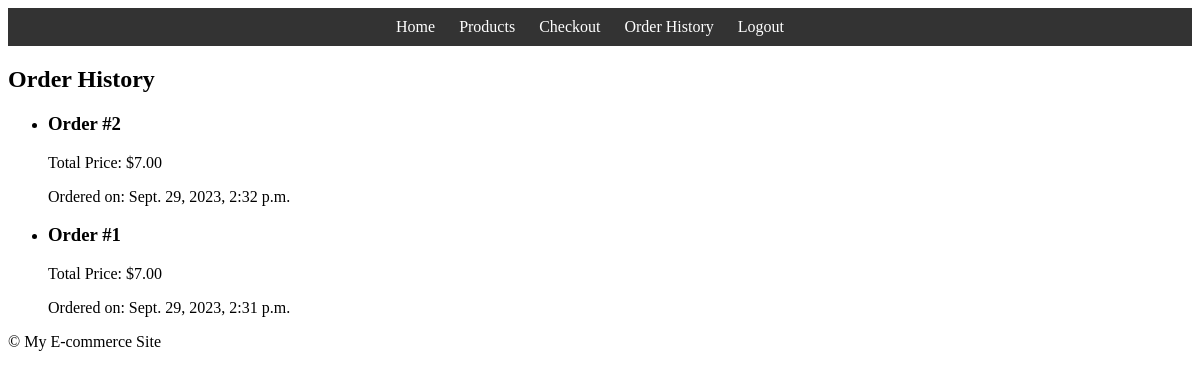
Screenshot of /order_history/ (signed in) with the database file from the repository.
### store/models.py (models this page shows, shortened)
class Order(models.Model):
    user = models.ForeignKey(User, on_delete=models.CASCADE)
    products = models.ManyToManyField(Product, blank=True)
    total_price = models.DecimalField(max_digits=10, decimal_places=2)
    created_at = models.DateTimeField(auto_now_add=True)

### store/views.py (the view)
# urls.py: path('order_history/', views.order_history, name='order_history'),
@login_required(login_url='/login/')
def order_history(request):
    orders = Order.objects.filter(user=request.user).order_by('-created_at')
    return render(request, 'templates/store/order_history.html', {'orders': orders})

### store/templates/store/order_history.html
 {% extends "base.html" %}
 {% block content %}
   <h2>Order History</h2>
   <ul>
     {% for order in orders %}
     <li>
       <h3>Order #{{ order.id }}</h3>
       <p>Total Price: ${{ order.total_price }}</p>
       <p>Ordered on: {{ order.created_at }}</p>
     </li>
     {% empty %}
     <p>No orders found.</p>
     {% endfor %}
   </ul>
 {% endblock %}

### rows the page displays
Order: id "2", total_price "7.00", created_at "Sept. 29, 2023, 2:32 p.m."
Order: id "1", total_price "7.00", created_at "Sept. 29, 2023, 2:31 p.m."
